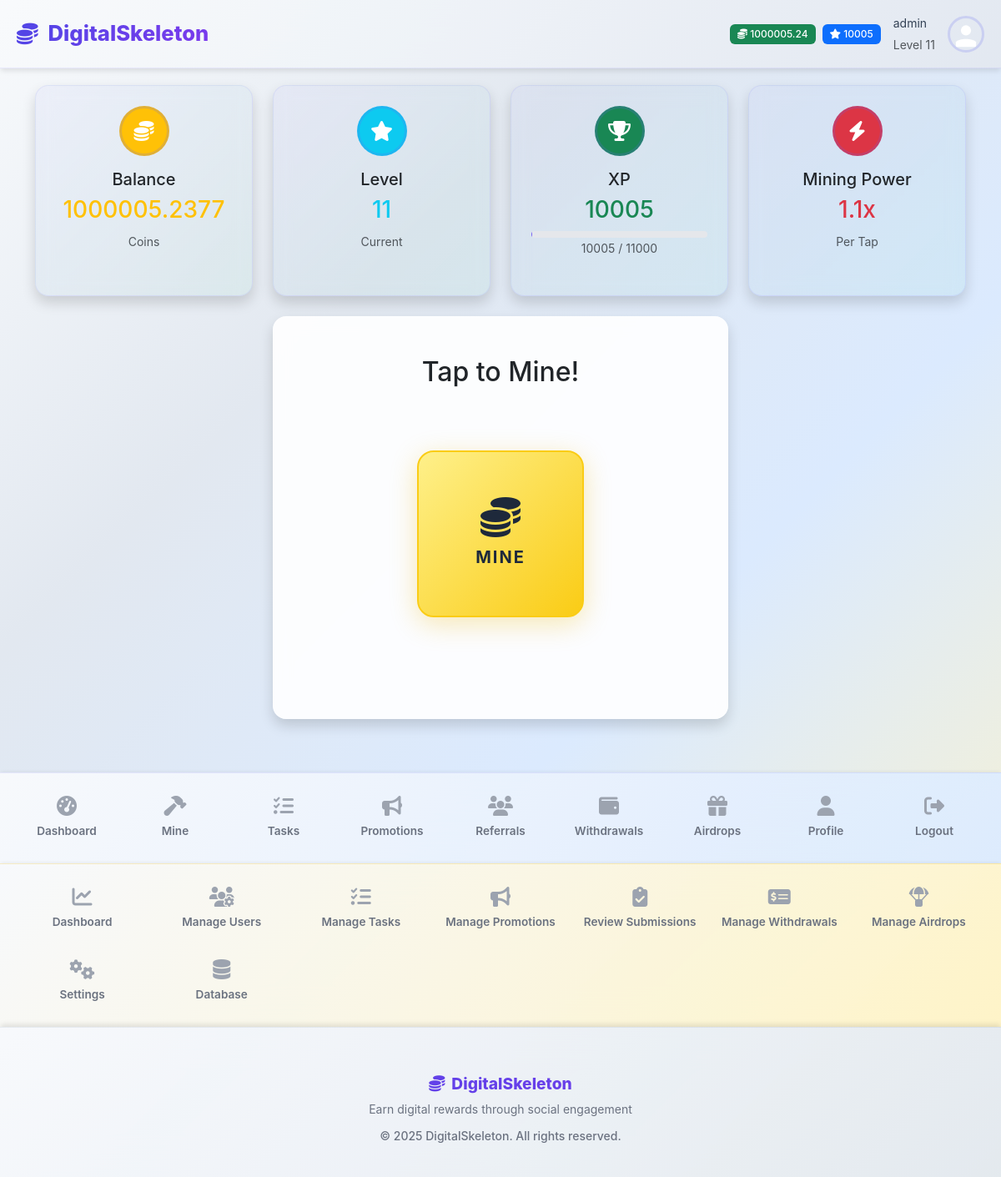
Screenshot of /mining/ (signed in) with the database file from the repository.
### models/settings.py (models this page shows, shortened)
class AppSettings(db.Model):
    id = db.Column(db.Integer, primary_key=True)
    app_name = db.Column(db.String(100), default='DigitalSkeletonCoin (DSC) Mining Platform')
    app_description = db.Column(db.Text, default='A gamified cryptocurrency mining platform')
    app_logo = db.Column(db.String(200))  # URL or path to logo
    primary_color = db.Column(db.String(7), default='#0d6efd')  # Bootstrap primary
    secondary_color = db.Column(db.String(7), default='#6c757d')  # Bootstrap secondary
    success_color = db.Column(db.String(7), default='#198754')  # Bootstrap success
    warning_color = db.Column(db.String(7), default='#ffc107')  # Bootstrap warning
    danger_color = db.Column(db.String(7), default='#dc3545')  # Bootstrap danger
    smtp_server = db.Column(db.String(100))
    smtp_port = db.Column(db.Integer, default=587)
    smtp_username = db.Column(db.String(100))
    smtp_password = db.Column(db.String(200))
    smtp_use_tls = db.Column(db.Boolean, default=True)
    smtp_from_email = db.Column(db.String(100))
    smtp_from_name = db.Column(db.String(100))
    contact_email = db.Column(db.String(100))
    support_email = db.Column(db.String(100))
    twitter_url = db.Column(db.String(200))
    telegram_url = db.Column(db.String(200))
    discord_url = db.Column(db.String(200))
    maintenance_mode = db.Column(db.Boolean, default=False)
    maintenance_message = db.Column(db.Text)
    max_upload_size = db.Column(db.Integer, default=5)  # MB
    session_timeout = db.Column(db.Integer, default=30)  # days
    updated_by = db.Column(db.Integer, db.ForeignKey('user.id'))
    updated_at = db.Column(db.DateTime, default=datetime.utcnow, onupdate=datetime.utcnow)
    @classmethod
    def get_settings(cls):
        settings = cls.query.first()
        if not settings:
            settings = cls()
            db.session.add(settings)
            db.session.commit()
        return settings

### models/user.py (models this page shows, shortened)
class User(UserMixin, db.Model):
    id = db.Column(db.Integer, primary_key=True)
    username = db.Column(db.String(64), unique=True, nullable=False)
    email = db.Column(db.String(120), unique=True, nullable=False)
    password_hash = db.Column(db.String(256))
    first_name = db.Column(db.String(64))
    last_name = db.Column(db.String(64))
    balance = db.Column(db.Float, default=0.0)
    xp = db.Column(db.Integer, default=0)
    level = db.Column(db.Integer, default=1)
    mining_power = db.Column(db.Float, default=1.0)
    is_active = db.Column(db.Boolean, default=True)
    is_admin = db.Column(db.Boolean, default=False)
    email_verified = db.Column(db.Boolean, default=True)  # Auto-verified, no verification needed
    created_at = db.Column(db.DateTime, default=datetime.utcnow)
    last_login = db.Column(db.DateTime)
    last_mining = db.Column(db.DateTime)
    daily_mission_date = db.Column(db.Date)
    daily_missions_completed = db.Column(db.Integer, default=0)
    referral_code = db.Column(db.String(16), unique=True)
    referred_by = db.Column(db.Integer, db.ForeignKey('user.id'))
    wallet_address = db.Column(db.String(200))
    wallet_type = db.Column(db.String(50))  # 'paypal', 'bank', 'crypto'
    profile_image = db.Column(db.String(255))  # path to profile image
    mining_sessions = db.relationship('MiningSession', backref='user', lazy='dynamic')
    task_completions = db.relationship('TaskCompletion', foreign_keys='TaskCompletion.user_id', backref='user', lazy='dynamic')
    task_reviews = db.relationship('TaskCompletion', foreign_keys='TaskCompletion.reviewed_by', backref='task_reviewer', lazy='dynamic')
    withdrawals = db.relationship('Withdrawal', foreign_keys='Withdrawal.user_id', backref='user', lazy='dynamic')
    withdrawal_reviews = db.relationship('Withdrawal', foreign_keys='Withdrawal.reviewed_by', backref='withdrawal_reviewer', lazy='dynamic')
    airdrop_participations = db.relationship('AirdropParticipation', backref='user', lazy='dynamic')
    def get_profile_image_url(self):
        if self.profile_image:
            if self.profile_image.startswith('default-avatar-'):
                return f"/static/images/{self.profile_image}"
            else:
                return f"/static/uploads/profiles/{self.profile_image}"
        return "/static/images/default-avatar.svg"
    @property
    def profile_image_url(self):
        return self.get_profile_image_url()
    @property
    def xp_for_next_level(self):
        return self.level * 1000
    @property
    def xp_progress(self):
        current_level_xp = (self.level - 1) * 1000
        next_level_xp = self.level * 1000
        progress_xp = self.xp - current_level_xp
        total_xp_needed = next_level_xp - current_level_xp
        return (progress_xp / total_xp_needed) * 100 if total_xp_needed > 0 else 0

### core/mining.py (the view, shortened to what this page needs)
@mining_bp.route('/')
@login_required
def mining_page():
    active_events = MiningEvent.query.filter(
        MiningEvent.is_active == True,
        MiningEvent.start_time <= datetime.utcnow(),
        MiningEvent.end_time >= datetime.utcnow()
    ).all()
    today = datetime.utcnow().date()
    daily_missions = DailyMission.query.filter_by(is_active=True).all()
    mission_progress = {}
    return render_template('mining.html',
                         events=active_events,
                         missions=daily_missions,
                         mission_progress=mission_progress)

### templates/mining.html (shortened to what this page needs)
{% extends "base.html" %}
{% block extra_head %}
<link rel="stylesheet" href="{{ url_for('static', filename='css/mining.css') }}">
{% endblock %}
{% block content %}
<div class="container">
    <div class="row g-4 mb-4">
        <div class="col-lg-3 col-md-6">
            <div class="card border-0 shadow card-gradient h-100">
                <div class="card-body text-center p-4">
                    <div class="bg-warning rounded-circle d-flex align-items-center justify-content-center mx-auto mb-3" style="width: 60px; height: 60px;">
                        <i class="fas fa-coins text-white" style="font-size: 1.5rem;"></i>
                    </div>
                    <h5 class="card-title">Balance</h5>
                    <h3 class="text-warning" id="user-balance">{{ "%.4f"|format(current_user.balance) }}</h3>
                    <small class="text-muted">Coins</small>
                </div>
            </div>
        </div>
        <div class="col-lg-3 col-md-6">
            <div class="card border-0 shadow card-gradient h-100">
                <div class="card-body text-center p-4">
                    <div class="bg-info rounded-circle d-flex align-items-center justify-content-center mx-auto mb-3" style="width: 60px; height: 60px;">
                        <i class="fas fa-star text-white" style="font-size: 1.5rem;"></i>
                    </div>
                    <h5 class="card-title">Level</h5>
                    <h3 class="text-info" id="user-level">{{ current_user.level }}</h3>
                    <small class="text-muted">Current</small>
                </div>
            </div>
        </div>
        <div class="col-lg-3 col-md-6">
            <div class="card border-0 shadow card-gradient h-100">
                <div class="card-body text-center p-4">
                    <div class="bg-success rounded-circle d-flex align-items-center justify-content-center mx-auto mb-3" style="width: 60px; height: 60px;">
                        <i class="fas fa-trophy text-white" style="font-size: 1.5rem;"></i>
                    </div>
                    <h5 class="card-title">XP</h5>
                    <h3 class="text-success" id="user-xp">{{ current_user.xp }}</h3>
                    <div class="progress mt-2" style="height: 8px;">
                    </div>
                    <small class="text-muted">
                        <span id="current-xp">{{ current_user.xp }}</span> /
                        <span id="next-level-xp">{{ current_user.xp_for_next_level }}</span>
                    </small>
                </div>
            </div>
        </div>
        <div class="col-lg-3 col-md-6">
            <div class="card border-0 shadow card-gradient h-100">
                <div class="card-body text-center p-4">
                    <div class="bg-danger rounded-circle d-flex align-items-center justify-content-center mx-auto mb-3" style="width: 60px; height: 60px;">
                        <i class="fas fa-bolt text-white" style="font-size: 1.5rem;"></i>
                    </div>
                    <h5 class="card-title">Mining Power</h5>
                    <h3 class="text-danger">{{ "%.1f"|format(current_user.mining_power) }}x</h3>
                    <small class="text-muted">Per Tap</small>
                </div>
            </div>
        </div>
    </div>
    <div class="row justify-content-center mb-4">
        <div class="col-lg-6 text-center">
            <div class="card border-0 shadow mining-card">
                <div class="card-body p-5">
                    <h2 class="mb-4">Tap to Mine!</h2>
                    <div class="mining-container mb-4">
                        <button id="mine-btn" class="btn-mine mining-button" onclick="startMining()">
                            <i class="fas fa-coins"></i>
                            <span class="mine-text">MINE</span>
                        </button>
                        <div id="floating-coins"></div>
                    </div>
                </div>
            </div>
        </div>
    </div>
</div>
{% endblock %}

### templates/base.html (shortened to what this page needs)
<!DOCTYPE html>
<html lang="en" data-bs-theme="light">
<head>
    <link href="https://cdn.jsdelivr.net/npm/bootstrap@5.3.0/dist/css/bootstrap.min.css" rel="stylesheet">
    <link rel="stylesheet" href="https://cdnjs.cloudflare.com/ajax/libs/font-awesome/6.4.0/css/all.min.css">
    <link rel="stylesheet" href="{{ url_for('static', filename='css/style.css') }}">
    {% block extra_head %}{% endblock %}
</head>
<body>
    <header class="app-header">
        <a href="{{ url_for('index') }}" class="brand">
            <i class="fas fa-coins"></i>
            {{ app_settings.app_name }}
        </a>
        {% if current_user.is_authenticated %}
        <div class="user-info">
            <div class="d-flex align-items-center gap-2">
                <span class="badge bg-success">
                    <i class="fas fa-coins"></i> {{ "%.2f"|format(current_user.balance) }}
                </span>
                <span class="badge bg-primary">
                    <i class="fas fa-star"></i> {{ current_user.xp }}
                </span>
            </div>
            <div class="username d-none d-md-block">
                <small>{{ current_user.username }}</small><br>
                <small class="text-muted">Level {{ current_user.level }}</small>
            </div>
            <img src="{{ current_user.profile_image_url }}"
                 alt="Profile" class="user-avatar">
        </div>
        {% endif %}
    </header>
    <main class="main-content">
        <div class="container-fluid">
            {% block content %}{% endblock %}
        </div>
    </main>
    {% if current_user.is_authenticated %}
    <nav class="user-nav">
        <div class="user-nav-grid">
            <a class="user-nav-item" href="{{ url_for('dashboard') }}">
                <i class="fas fa-tachometer-alt"></i>
                <span>Dashboard</span>
            </a>
            <a class="user-nav-item" href="{{ url_for('mining.mining_page') }}">
                <i class="fas fa-hammer"></i>
                <span>Mine</span>
            </a>
            <a class="user-nav-item" href="{{ url_for('tasks.tasks_page') }}">
                <i class="fas fa-tasks"></i>
                <span>Tasks</span>
            </a>
            <a class="user-nav-item" href="{{ url_for('promotions.promotions_dashboard') }}">
                <i class="fas fa-bullhorn"></i>
                <span>Promotions</span>
            </a>
            <a class="user-nav-item" href="{{ url_for('referrals') }}">
                <i class="fas fa-users"></i>
                <span>Referrals</span>
            </a>
            <a class="user-nav-item" href="{{ url_for('withdrawals') }}">
                <i class="fas fa-wallet"></i>
                <span>Withdrawals</span>
            </a>
            <a class="user-nav-item" href="{{ url_for('airdrops') }}">
                <i class="fas fa-gift"></i>
                <span>Airdrops</span>
            </a>
            <a class="user-nav-item" href="{{ url_for('profile') }}">
                <i class="fas fa-user"></i>
                <span>Profile</span>
            </a>
            <a class="user-nav-item" href="{{ url_for('auth.logout') }}">
                <i class="fas fa-sign-out-alt"></i>
                <span>Logout</span>
            </a>
        </div>
    </nav>
    {% endif %}
    {% if current_user.is_authenticated and current_user.is_admin %}
    <nav class="admin-nav">
        <div class="admin-nav-grid">
            <a class="admin-nav-item" href="{{ url_for('admin.dashboard') }}">
                <i class="fas fa-chart-line"></i>
                <span>Dashboard</span>
            </a>
            <a class="admin-nav-item" href="{{ url_for('admin.users') }}">
                <i class="fas fa-users-cog"></i>
                <span>Manage Users</span>
            </a>
            <a class="admin-nav-item" href="{{ url_for('admin.tasks') }}">
                <i class="fas fa-list-check"></i>
                <span>Manage Tasks</span>
            </a>
            <a class="admin-nav-item" href="{{ url_for('promotions.admin_promotions') }}">
                <i class="fas fa-bullhorn"></i>
                <span>Manage Promotions</span>
            </a>
            <a class="admin-nav-item" href="{{ url_for('admin.task_completions') }}">
                <i class="fas fa-clipboard-check"></i>
                <span>Review Submissions</span>
            </a>
            <a class="admin-nav-item" href="{{ url_for('admin.withdrawals') }}">
                <i class="fas fa-money-check-alt"></i>
                <span>Manage Withdrawals</span>
            </a>
            <a class="admin-nav-item" href="{{ url_for('admin.airdrops') }}">
                <i class="fas fa-parachute-box"></i>
                <span>Manage Airdrops</span>
            </a>
            <a class="admin-nav-item" href="{{ url_for('admin.settings') }}">
                <i class="fas fa-cogs"></i>
                <span>Settings</span>
            </a>
            <a class="admin-nav-item" href="{{ url_for('admin.database_management') }}">
                <i class="fas fa-database"></i>
                <span>Database</span>
            </a>
        </div>
    </nav>
    {% endif %}
    <footer class="app-footer">
        <div class="container text-center py-3">
            <h6 class="text-primary mb-2">
                <i class="fas fa-coins me-2"></i>{{ app_settings.app_name }}
            </h6>
            <p class="text-muted small mb-2">
                Earn digital rewards through social engagement
            </p>
            <small class="text-muted">
                &copy; 2025 {{ app_settings.app_name }}. All rights reserved.
            </small>
        </div>
    </footer>
</body>
</html>

### rows the page displays
AppSettings: app_name "DigitalSkeleton"
User: balance "1000005.24", xp "10005", username "admin", level "11", profile_image_url (placeholder picture), balance "1000005.2377", xp_for_next_level "11000", mining_power "1.1"
